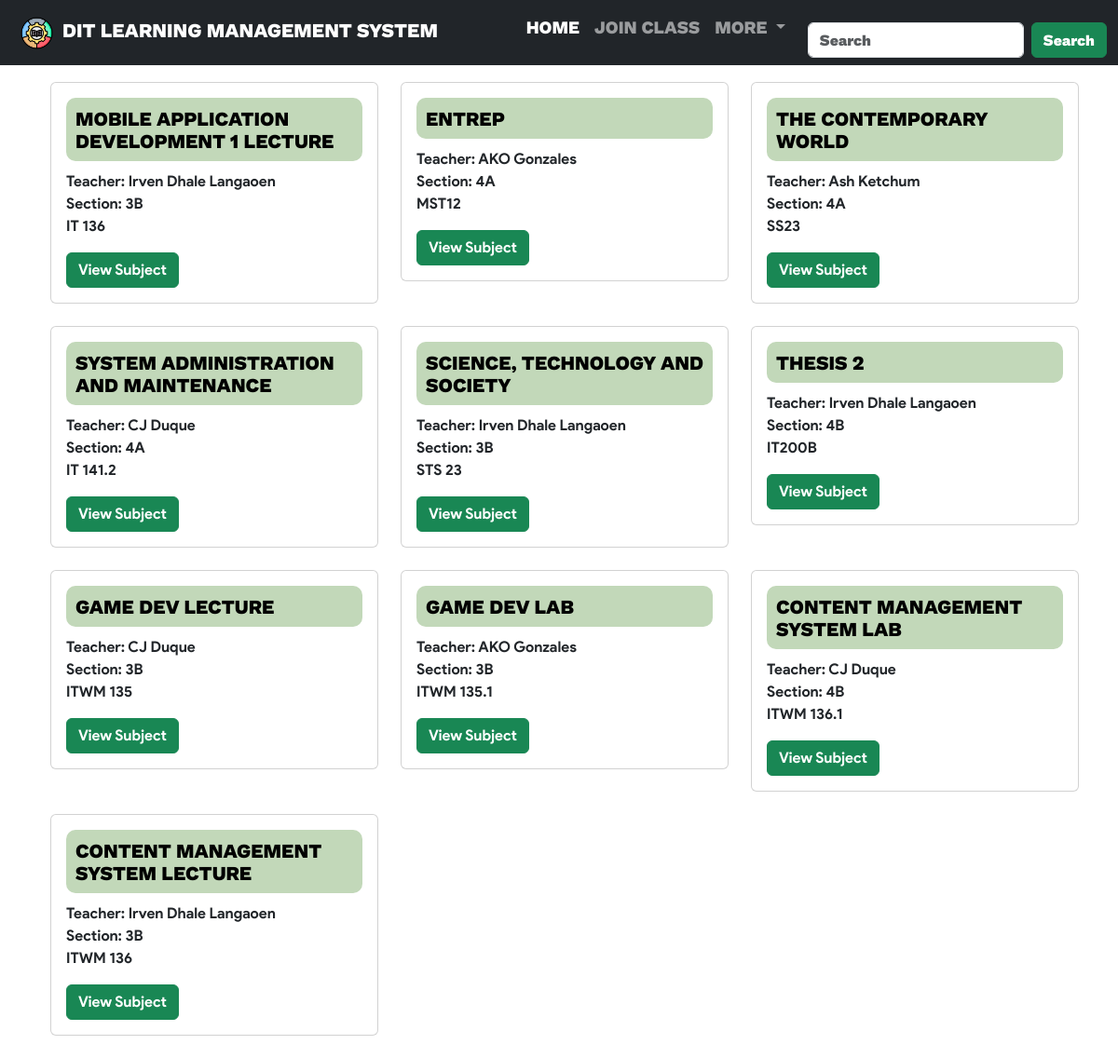
/student (signed in), run on the app's committed database.
### website/models.py (models this page shows)
class Subj(db.Model, UserMixin):
    id = db.Column(db.Integer, primary_key=True)
    section = db.Column(db.String(150))
    course = db.Column(db.String(150))
    code = db.Column(db.String(150), unique=True)
    invCode = db.Column(db.String(150), unique=True)

class Teacher(db.Model, UserMixin):
    id = db.Column(db.Integer, primary_key=True)
    email = db.Column(db.String(150), unique=True)
    password = db.Column(db.String(150))
    givenName = db.Column(db.String(150))
    lastName = db.Column(db.String(150))
    subjects = db.relationship('Subj', secondary=teacher_subject_association, backref=db.backref('teachers', lazy='dynamic'))

### website/views.py (the view)
@views.route('/student', methods=['GET', 'POST'])
@login_required
def student():
    current_student = Student.query.get(current_user.id)
    return render_template('home-student.html', user=current_user, enrolled_subjects=current_student.enrolled_courses)

### website/templates/home-student.html (shortened to what this page needs)
{% extends "base.html" %}
{% block barnav %}
    {% include "navbar-student.html" %}
{% endblock %}
{% block content %}
    <div class="container-fluid mt-5 pt-4" style="font-family: 'ProductSansBold'; padding: 0;">
        <div class="row" style="margin-left: 0;">
            {% for subject in enrolled_subjects %}
            <div class="col-md-4">
                <div class="card mb-4">
                    <div class="card-body">
                        <div class="subject-title" style="background-color: #C2D8B9; padding: 10px; border-radius: 10px; margin-bottom: 10px;">
                            <a href="#" onclick="return viewSubject('{{ subject.id }}')" style="text-decoration: none;">
                                <h5 class="card-title" style="font-family: ProdigySansExtraBold; margin: 0; text-transform: uppercase; color: black;">{{ subject.course }}</h5>
                            </a>
                        </div>
                        <p class="card-text">Teacher:
                            {% for teacher in subject.teachers %}
                                {{ teacher.givenName }} {{ teacher.lastName }}
                            {% endfor %}
                            <br> Section: {{ subject.section }} <br> {{ subject.code }}
                        </p>
                        <a href="#" onclick="return viewSubject('{{ subject.id }}')"class="btn btn-success">View Subject</a>
                    </div>
                </div>
            </div>
            {% endfor %}
        </div>
    </div>
{% endblock %}

### website/templates/home-student.html (style rules this page uses)
.subject-title { background-color: #FFFCF7; padding: 10px; border-radius: 10px; margin-bottom: 10px; transition: background-color 0.2s ease; }
.subject-title a { text-decoration: none; }
body { margin: 0; }

### data on the page
Subj: course "MOBILE APPLICATION DEVELOPMENT 1 LECTURE", section "3B", code "IT 136"
Teacher: givenName "Irven Dhale", lastName "Langaoen"
Subj: course "ENTREP", section "4A", code "MST12"
Teacher: givenName "AKO", lastName "Gonzales"
Subj: course "THE CONTEMPORARY WORLD", section "4A", code "SS23"
Teacher: givenName "Ash", lastName "Ketchum"
Subj: course "SYSTEM ADMINISTRATION AND MAINTENANCE", section "4A", code "IT 141.2"
Teacher: givenName "CJ", lastName "Duque"
Subj: course "SCIENCE, TECHNOLOGY AND SOCIETY", section "3B", code "STS 23"
Subj: course "THESIS 2", section "4B", code "IT200B"
Subj: course "GAME DEV LECTURE", section "3B", code "ITWM 135"
Subj: course "GAME DEV LAB", section "3B", code "ITWM 135.1"
Subj: course "CONTENT MANAGEMENT SYSTEM LAB", section "4B", code "ITWM 136.1"
Subj: course "CONTENT MANAGEMENT SYSTEM LECTURE", section "3B", code "ITWM 136"
